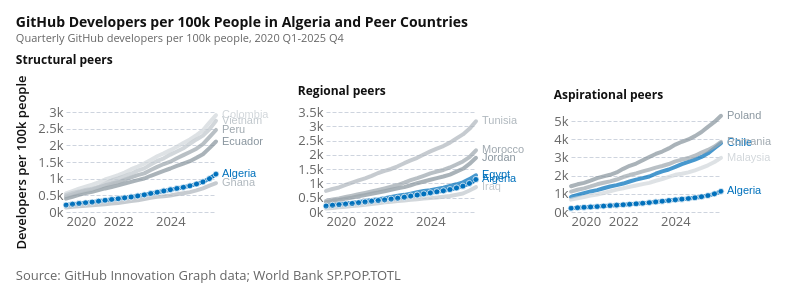

Source (notebook cell):
### Markdown cell above
## GitHub Developers Per 100k People Over Time

Algeria's visible GitHub developer base grew substantially in per-capita terms over the Innovation Graph period. The panels below compare Algeria with each peer group separately, using annual World Bank population statistics to express quarterly GitHub developer counts as developers per 100k people.

### Code cell
def make_peer_trend_panel(
    data: pd.DataFrame,
    raw_col: str,
    value_col: str,
    group_name: str,
    y_axis_title: str,
    width: int = 150,
    height: int = 100,
    show_y_title: bool = False,
) -> alt.Chart:
    codes = [COUNTRY_CODE] + PEER_GROUPS[group_name]
    d = data.loc[data["iso2_code"].isin(codes)].copy()
    latest_quarter = d["quarter_start"].max()
    labels = d.loc[d["quarter_start"] == latest_quarter].copy()

    color_domain = [COUNTRY_NAMES[code] for code in codes]
    color_range = [ALGERIA_COLOR] + PEER_COLORS[: len(codes) - 1]

    y_title = y_axis_title if show_y_title else None

    base = alt.Chart(d).encode(
        x=alt.X("quarter_start:T", title=None),
        y=alt.Y(
            f"{value_col}:Q",
            title=y_title,
            axis=alt.Axis(format="~s"),
            scale=alt.Scale(zero=True),
        ),
        color=alt.Color(
            "country_name:N",
            title=None,
            scale=alt.Scale(domain=color_domain, range=color_range),
            legend=None,
        ),
        detail="country_name:N",
    )

    lines = base.mark_line().encode(
        strokeWidth=alt.condition(
            alt.datum.iso2_code == COUNTRY_CODE, alt.value(4), alt.value(2)
        ),
        opacity=alt.condition(
            alt.datum.iso2_code == COUNTRY_CODE, alt.value(1.0), alt.value(0.72)
        ),
        tooltip=[
            alt.Tooltip("country_name:N", title="Country"),
            alt.Tooltip("year:O", title="Year"),
            alt.Tooltip("quarter:O", title="Quarter"),
            alt.Tooltip(f"{value_col}:Q", title=y_axis_title, format=",.0f"),
            alt.Tooltip(f"{raw_col}:Q", title=raw_col.replace("_", " ").title(), format=","),
            alt.Tooltip("population:Q", title="Population", format=",.0f"),
        ],
    )

    points = base.transform_filter(alt.datum.iso2_code == COUNTRY_CODE).mark_point(
        size=38, filled=True, stroke="white", strokeWidth=1
    )

    latest_labels = (
        alt.Chart(labels)
        .mark_text(align="left", baseline="middle", dx=6, fontSize=11)
        .encode(
            x=alt.X("quarter_start:T"),
            y=alt.Y(f"{value_col}:Q"),
            text="country_name:N",
            color=alt.Color(
                "country_name:N",
                scale=alt.Scale(domain=color_domain, range=color_range),
                legend=None,
            ),
        )
    )

    return (lines + points + latest_labels).properties(
        width=width,
        height=height,
        title=alt.Title(
            text=f"{group_name} peers",
            anchor="start",
            fontSize=12,
            subtitleFontSize=10,
            offset=8,
        ),
    )


def make_three_peer_trends(
    data: pd.DataFrame,
    raw_col: str,
    value_col: str,
    title: str,
    subtitle: str,
    y_axis_title: str,
) -> alt.Chart:
    return alt.hconcat(
        make_peer_trend_panel(data, raw_col, value_col, "Structural", y_axis_title, show_y_title=True),
        make_peer_trend_panel(data, raw_col, value_col, "Regional", y_axis_title),
        make_peer_trend_panel(data, raw_col, value_col, "Aspirational", y_axis_title),
        spacing=28,
    ).resolve_scale(y="independent").properties(
        title=alt.Title(
            text=title,
            subtitle=subtitle,
            fontSize=14,
            subtitleFontSize=11,
            offset=10,
        )
    )


trend_panels = make_three_peer_trends(
    developers,
    raw_col="developers",
    value_col="developers_per_100k",
    title="GitHub Developers per 100k People in Algeria and Peer Countries",
    subtitle="Quarterly GitHub developers per 100k people, 2020 Q1-2025 Q4",
    y_axis_title="Developers per 100k people",
)

attaviz.add_caption(trend_panels, "Source: GitHub Innovation Graph data; World Bank SP.POP.TOTL")
